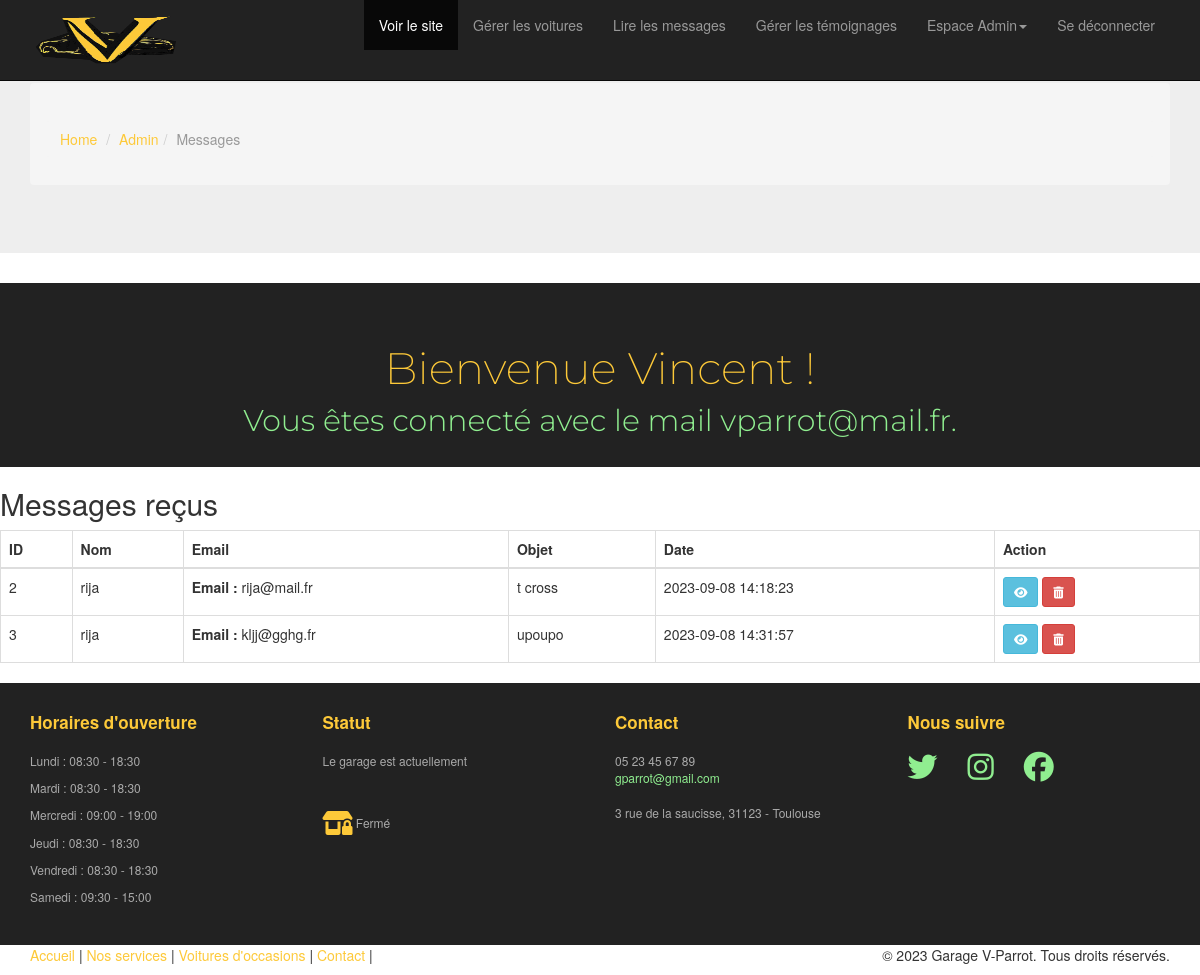
Page /admin/messages.php (signed in) on the committed database.
### tables this page shows
CREATE TABLE `contact_forms` (
  `id` int(11) NOT NULL AUTO_INCREMENT,
  `cars_id` int(11) DEFAULT NULL,
  `name` varchar(50) NOT NULL,
  `email` varchar(255) NOT NULL,
  `phone_number` varchar(20) NOT NULL,
  `object` varchar(20) NOT NULL,
  `content` longtext NOT NULL,
  `created_at` datetime NOT NULL DEFAULT current_timestamp(),
  PRIMARY KEY (`id`),
  KEY `contact_forms_cars_id_fk` (`cars_id`),
  CONSTRAINT `contact_forms_cars_id_fk` FOREIGN KEY (`cars_id`) REFERENCES `cars` (`id`),
  CONSTRAINT `contact_forms_ibfk_1` FOREIGN KEY (`cars_id`) REFERENCES `cars` (`id`)
);

CREATE TABLE `opening_hours` (
  `id` int(11) NOT NULL AUTO_INCREMENT,
  `users_id` int(11) NOT NULL,
  `day` varchar(20) NOT NULL,
  `opening_time` time NOT NULL,
  `closing_time` time NOT NULL,
  PRIMARY KEY (`id`),
  KEY `opening_hours_users_id_fk` (`users_id`),
  CONSTRAINT `opening_hours_ibfk_1` FOREIGN KEY (`users_id`) REFERENCES `users` (`id`),
  CONSTRAINT `opening_hours_users_id_fk` FOREIGN KEY (`users_id`) REFERENCES `users` (`id`)
);

### admin/messages.php (the view, shortened to what this page needs)
<?php
include 'partials/header.php';
$query = "SELECT * FROM contact_forms";
$messagesStatement = $pdo->query($query);
$messages = $messagesStatement->fetchAll(PDO::FETCH_ASSOC);
?>
<div class="container-sm">
    <h2>Messages reçus</h2>
    <div class="table-responsive">
        <table class="table table-bordered">
            <thead>
                <tr>
                    <th>ID</th>
                    <th>Nom</th>
                    <th>Email</th>
                    <th>Objet</th>
                    <th>Date</th>
                    <th>Action</th>
                </tr>
            </thead>
            <tbody>
                <?php foreach ($messages as $message) : ?>
                <tr>
                    <td><?php echo $message['id']; ?></td>
                    <td><?php echo $message['name']; ?></td>
                    <td><strong>Email :</strong> <?= htmlspecialchars($message['email'], ENT_QUOTES, 'UTF-8'); ?></td>
                    <td><?php echo $message['object']; ?></td>
                    <td><?php echo $message['created_at']; ?></td>
                    <td>
                        <a href="view-message.php?id=<?php echo $message['id']; ?>" class="btn btn-info btn-sm"><i
                                class="fa-solid fa-eye"></i></a>
                        <a href="logic/delete-message.php?id=<?php echo $message['id']; ?>"
                            class="btn btn-danger btn-sm"> <i class="fa-solid fa-trash-can"></i></a>
                    </td>
                </tr>
                <?php endforeach; ?>
            </tbody>
        </table>
    </div>
</div>
<?php include 'partials/footer.php'; ?>

### admin/partials/footer.php (shortened to what this page needs)
<footer id="footer" class="top-space">
    <div class="footer">
        <div class="container">
            <div class="row">
                <div class="col-md-3 widget">
                    <h3 class="widget-title">Horaires d'ouverture</h3>
                    <div class="widget-body">
                        <?php
                        $days = array(
                            "Lundi" => 1,
                            "Mardi" => 2,
                            "Mercredi" => 3,
                            "Jeudi" => 4,
                            "Vendredi" => 5,
                            "Samedi" => 6,
                        );
                        $horaire_query = "SELECT day, opening_time, closing_time FROM opening_hours";
                        $horaire_stmt = $pdo->query($horaire_query);
                        if ($horaire_stmt) {
                            $horaire_result = $horaire_stmt->fetchAll(PDO::FETCH_ASSOC);
                            foreach ($horaire_result as $row) {
                                $day = $row['day'];
                                $opening_time = date("H:i", strtotime($row['opening_time']));
                                $closing_time = date("H:i", strtotime($row['closing_time']));
                                if (isset($days[$day])) {
                                    echo "<p>{$day} : $opening_time - $closing_time </p>";
                                }
                            }
                        } else {
                            echo "<p>Les horaires d'ouverture ne sont pas disponibles.</p>";
                        }
                        ?>
                    </div>
                </div>
                <div class="col-md-3 widget">
                    <h3 class="widget-title">Statut</h3>
                    <div class="widget-body">
                        <?php
                        $garageStatus = "<i class='fa-solid fa-shop-lock fa-2xl' style='color:#fdc939'></i> Fermé";
                        echo "<p>Le garage est actuellement</p><br><br><p>$garageStatus</p>";
                        ?>
                    </div>
                </div>
                <div class="col-md-3 widget">
                    <h3 class="widget-title">Contact</h3>
                    <div class="widget-body">
                        <p>05 23 45 67 89<br>
                            <a href="mailto:#">gparrot@gmail.com</a><br>
                            <br>
                            3 rue de la saucisse, 31123 - Toulouse
                        </p>
                    </div>
                </div>
                <div class="col-md-3 widget">
                    <h3 class="widget-title">Nous suivre</h3>
                    <div class="widget-body">
                        <p class="follow-me-icons">
                            <a href=""><i class="fa-brands fa-twitter"></i></a>
                            <a href=""><i class="fa-brands fa-instagram"></i></a>
                            <a href=""><i class="fa-brands fa-facebook"></i></a>
                        </p>
                    </div>
                </div>
            </div>
        </div>
    </div>
    <div class="footer2">
        <div class="container">
            <div class="row">
                <div class="col-md-6 widget">
                    <div class="widget-body">
                        <p class="simplenav">
                            <a href="<?= ROOT_URL . 'index.php' ?>">Accueil</a> |
                            <a href="<?= ROOT_URL . 'services.php' ?>">Nos services</a> |
                            <a href="<?= ROOT_URL . 'vents.php' ?>">Voitures d'occasions</a> |
                            <a href="<?= ROOT_URL . 'contact.php' ?>">Contact</a> |
                        </p>
                    </div>
                </div>
                <div class="col-md-6 widget">
                    <div class="widget-body">
                        <p class="text-right">&copy; 2023 Garage V-Parrot. Tous droits réservés.</p>
                    </div>
                </div>
            </div>
        </div>
</footer>
</body>
</html>

### admin/assets/css/main.css (style rules this page uses)
.top-space { margin-top: 5px; }
.footer { background: #222; padding: 30px 0 0 0; font-size: 12px; color: #aaa; }
.footer a { color: #90ee90; }
.footer .widget { margin-bottom:30px; }
.footer .widget-title { font-size: 17px; font-weight: bold; color: #fdc939; margin: 0 0 20px; }
.follow-me-icons { font-size:30px; }
.follow-me-icons i { float:left; margin:0 30px 0 0; }

### rows in the picture
contact_forms: id "2", name "rija", email "rija@mail.fr", object "t cross", created_at "2023-09-08 14:18:23"
contact_forms: id "3", name "rija", email "kljj@gghg.fr", object "upoupo", created_at "2023-09-08 14:31:57"
opening_hours: day "Lundi", opening_time "08:30", closing_time "18:30"
opening_hours: day "Mardi", opening_time "08:30", closing_time "18:30"
opening_hours: day "Mercredi", opening_time "09:00", closing_time "19:00"
opening_hours: day "Jeudi", opening_time "08:30", closing_time "18:30"
opening_hours: day "Vendredi", opening_time "08:30", closing_time "18:30"
opening_hours: day "Samedi", opening_time "09:30", closing_time "15:00"

### other values in the picture
$page_title "Admin"
$page_title "Messages"
$_SESSION['user_name'] "Vincent"
$_SESSION['user_email'] "vparrot@mail.fr"
